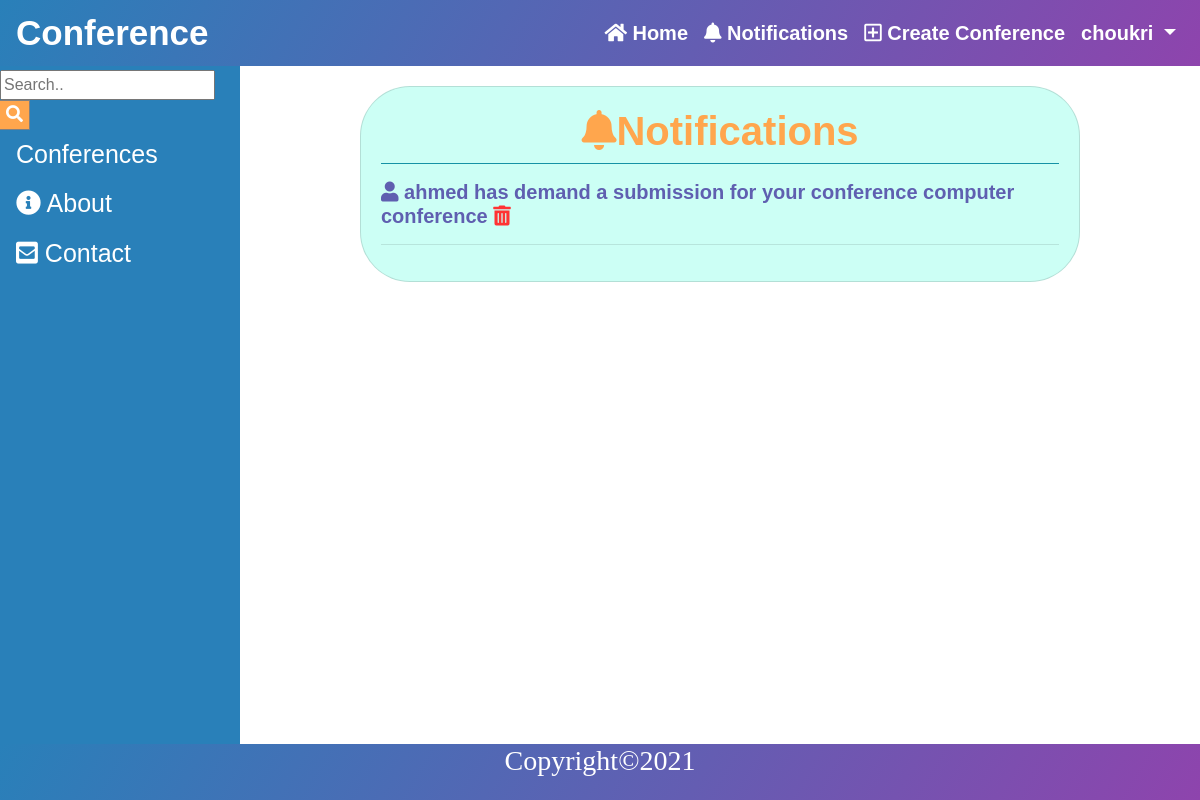
The app's page /notifications/ (signed in), older data.
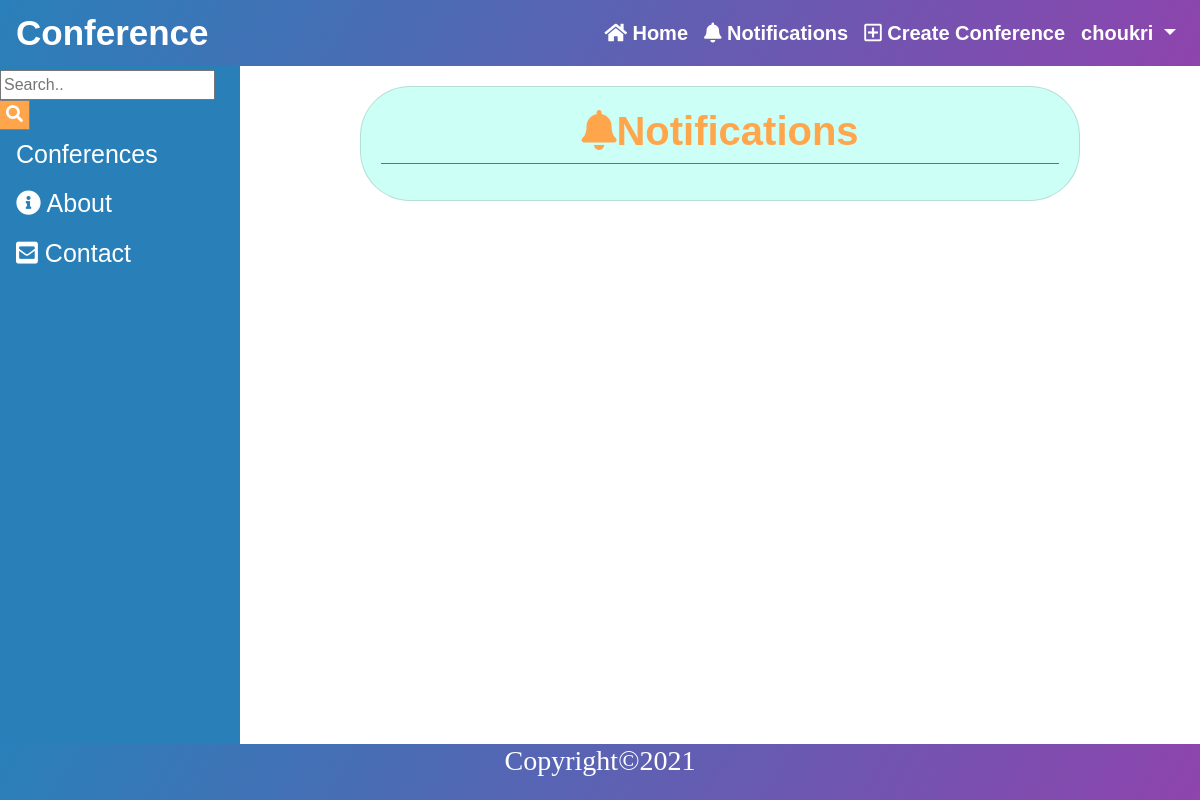
The same page, newer data.
### notifications/models.py (models this page shows)
class Notification(models.Model):
    TYPE = (
        (0, 'New Submission'),
        (1, 'Edited Submission'),
        (2, 'Accept Demand'),
        (3, 'Refuse Demand'),
    )
    type = models.IntegerField(choices=TYPE)
    seen = models.BooleanField(default=False)
    date = models.DateTimeField(auto_now_add=True)
    conference = models.ForeignKey('conferences.Conference', on_delete=models.CASCADE, related_name='conference')
    demand = models.ForeignKey('conferences.Submission', on_delete=models.CASCADE, related_name='demand')
    sender = models.ForeignKey(User, on_delete=models.CASCADE, related_name='from_user')
    receiver = models.ForeignKey(User, on_delete=models.CASCADE, related_name='to_user')

### accounts/models.py (models this page shows, shortened)
class User(AbstractBaseUser):
    email = models.EmailField(verbose_name="email", max_length=254, unique=True)
    username = models.CharField(max_length=50, unique=True)
    first_name = models.CharField(max_length=20)
    last_name = models.CharField(max_length=20)
    date_joined = models.DateTimeField(verbose_name="join date", auto_now_add=True)
    last_login = models.DateTimeField(verbose_name="last login", auto_now=True)
    is_active = models.BooleanField(default=True)
    is_staff = models.BooleanField(default=False)
    is_admin = models.BooleanField(default=False)
    is_superuser = models.BooleanField(default=False)
    USERNAME_FIELD = 'email'
    REQUIRED_FIELDS = ['username', 'first_name', 'last_name']
    objects = UserManager()
    def __str__(self):
        return self.username

### conferences/models.py (models this page shows, shortened)
class Conference(models.Model):
    title = models.CharField(max_length=50)
    description = models.TextField(verbose_name='description')
    place = models.CharField(max_length=50)
    created_date = models.DateTimeField(auto_now_add=True)
    date = models.DateTimeField()
    submission_deadline = models.DateField()
    confirmation_deadline = models.DateField(null=True, blank=True)
    payment_deadline = models.DateField(null=True, blank=True)
    price = models.CharField(max_length=20, null=True, blank=True)
    organizer = models.ForeignKey(User, on_delete=models.RESTRICT)
    def __str__(self):
        return self.title

### notifications/views.py (the view)
# urls.py: path('', views.show_notifications, name='notifications'),
@login_required()
def show_notifications(request):
    notifications = Notification.objects.filter(receiver=request.user).order_by('-date')
    context = {
        'notifications': notifications
    }
    return render(request, 'notifications/notes.html', context)

### notifications/templates/notifications/notes.html (shortened to what this page needs)
{% extends 'base.html' %}
{% load humanize %}
{% block content %}
  <div class="card mb-3" style="max-width: 720px;" id="container">
        <div class="row no-gutters">
            <div class="col-md-12">
                <div class="card-body">
                    <h1 class="notf"><i class="fas fa-bell"></i>Notifications</h1>
                    <hr class="badge-info mt-0 w-30">
                    {% for notification in notifications %}
                        <h5 class="demand">
                            {% if notification.type == 0 %}
                                <i class="fas fa-user"></i> {{ notification.sender }} has demand a submission for your conference {{ notification.conference }} <a href="{% url 'notification_delete' notification.pk %}" ><i class="fas fa-trash-alt" id="delete"></i></a>
                            {% elif notification.type == 2 %}
                                <i class="fas fa-user"></i> {{ notification.sender }} has accepted your demand to submission for {{ notification.conference }} <a href="{% url 'notification_delete' notification.pk %}" ><i class="fas fa-trash-alt" id="delete"></i></a>
                            {% elif notification.type == 3 %}
                                <i class="fas fa-user"></i> {{ notification.sender }} has refused your demand to submission for {{ notification.conference }} <a href="{% url 'notification_delete' notification.pk %}" ><i class="fas fa-trash-alt" id="delete"></i></a>
                            {% endif %}
                            <hr>
                        </h5>
                    {% endfor %}
                </div>
            </div>
        </div>
    </div>
{% endblock %}

Row changes from the older to the newer data that the page shows:
removed Notification: sender "ahmed", conference "computer conference"
